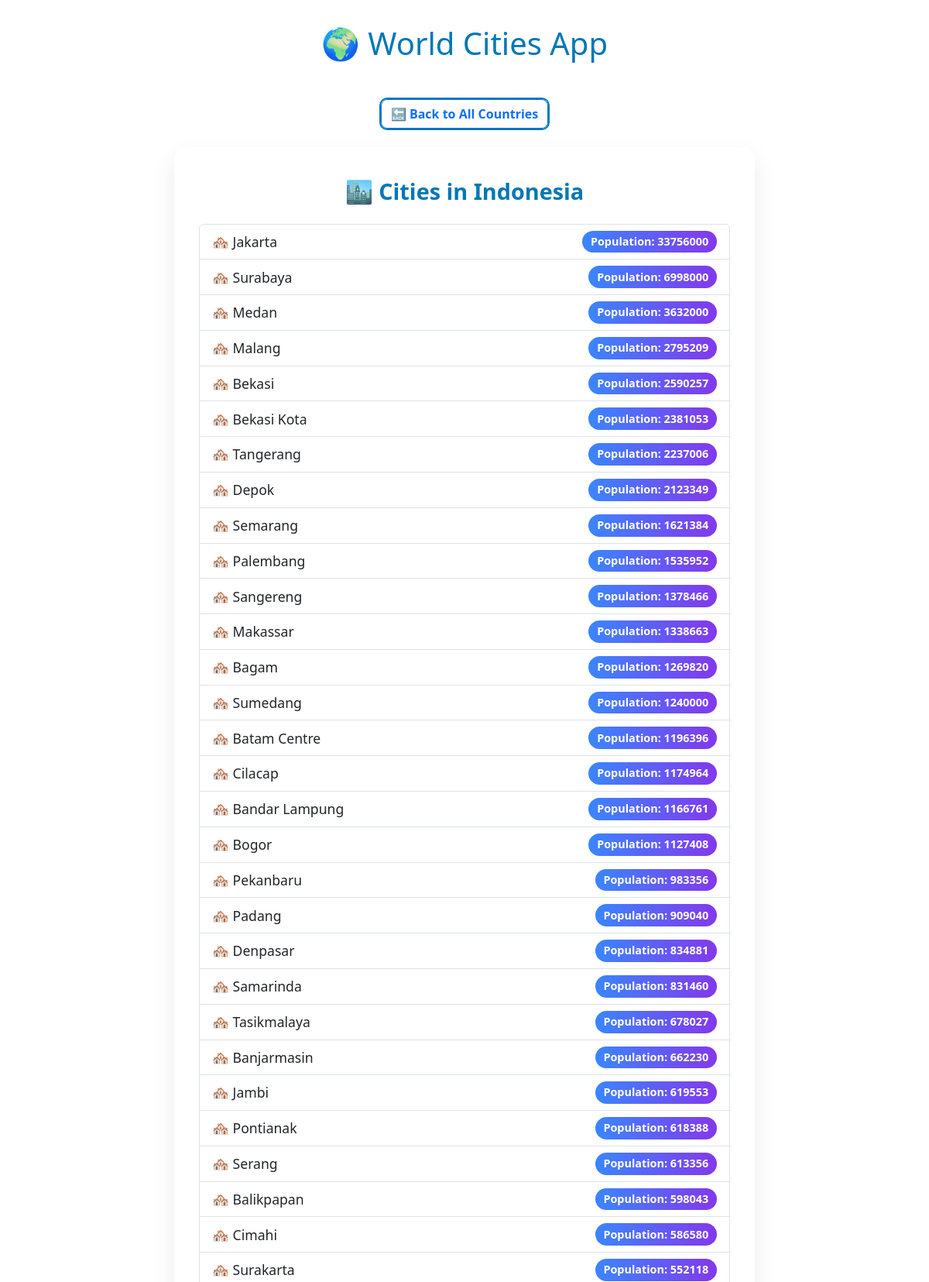
Page /country/2 (upper part) on the committed database.
### models.py (models this page shows)
class Country(db.Model):
    id = db.Column(db.Integer, primary_key=True)
    name = db.Column(db.String(100), unique=True)
    cities = db.relationship('City', backref='country')

class City(db.Model):
    id = db.Column(db.Integer, primary_key=True)
    name = db.Column(db.String(100))
    population = db.Column(db.Integer)
    country_id = db.Column(db.Integer, db.ForeignKey('country.id'))

### app.py (the view)
@app.route('/country/<int:country_id>')
def show_country(country_id):
    country = Country.query.get_or_404(country_id)
    return render_template('country.html', country=country)

### templates/country.html (shortened to what this page needs)
{% extends 'base.html' %}
{% block content %}
<div class="container my-5">
  <div class="text-center mb-4">
    <a class="btn btn-outline-primary back-btn" href="/">🔙 Back to All Countries</a>
  </div>
  <div class="glass-card mx-auto" style="max-width: 750px;">
    <h2 class="text-center mb-4 city-title">
      🏙️ Cities in {{ country.name }}
    </h2>
    {% if country.cities %}
    <ul class="list-group">
      {% for city in country.cities %}
        <li class="list-group-item d-flex justify-content-between align-items-center">
          🏘️ {{ city.name }}
          <span class="badge badge-pop rounded-pill">Population: {{ city.population }}</span>
        </li>
      {% endfor %}
    </ul>
    {% else %}
    <p class="text-muted text-center">No cities found for this country.</p>
    {% endif %}
  </div>
</div>
{% endblock %}

### templates/base.html (style rules this page uses)
body { padding: 2rem; }
a { text-decoration: none; }

### templates/country.html (style rules this page uses)
.glass-card { background: #ffffffcc; border-radius: 1rem; box-shadow: 0 12px 30px rgba(0, 0, 0, 0.08); padding: 2.5rem 2rem; transition: all 0.3s ease-in-out; }
.city-title { font-size: 1.8rem; font-weight: 700; color: #0077b6; }
.list-group-item { font-size: 1.1rem; font-weight: 500; }
.badge-pop { background: linear-gradient(90deg, #3a86ff, #8338ec); font-size: 0.9rem; padding: 0.5em 0.75em; color: white; }
.back-btn { font-weight: 600; border-radius: 8px; box-shadow: 0 0 0 2px #0077b6; transition: all 0.2s ease-in-out; }

### rows in the picture
Country: name "Indonesia"
City: name "Jakarta", population "33756000"
City: name "Surabaya", population "6998000"
City: name "Medan", population "3632000"
City: name "Malang", population "2795209"
City: name "Bekasi", population "2590257"
City: name "Bekasi Kota", population "2381053"
City: name "Tangerang", population "2237006"
City: name "Depok", population "2123349"
City: name "Semarang", population "1621384"
City: name "Palembang", population "1535952"
City: name "Sangereng", population "1378466"
City: name "Makassar", population "1338663"
City: name "Bagam", population "1269820"
City: name "Sumedang", population "1240000"
City: name "Batam Centre", population "1196396"
City: name "Cilacap", population "1174964"
City: name "Bandar Lampung", population "1166761"
City: name "Bogor", population "1127408"
City: name "Pekanbaru", population "983356"
City: name "Padang", population "909040"
City: name "Denpasar", population "834881"
City: name "Samarinda", population "831460"
City: name "Tasikmalaya", population "678027"
City: name "Banjarmasin", population "662230"
City: name "Jambi", population "619553"
City: name "Pontianak", population "618388"
City: name "Serang", population "613356"
City: name "Balikpapan", population "598043"
City: name "Cimahi", population "586580"
City: name "Surakarta", population "552118"
